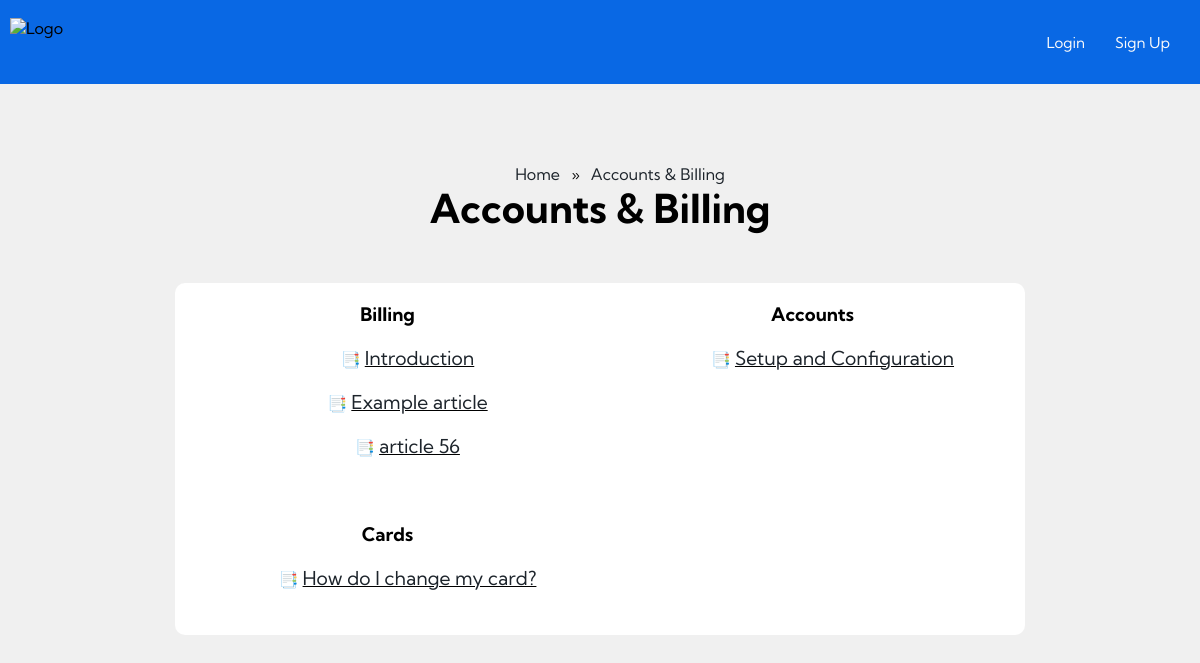
Page /help/accounts-billing on the committed database.
### helpcenterapp/models.py (models this page shows, shortened)
class Category(models.Model):
    name = models.CharField(max_length=30)
    description = models.CharField(max_length=80)
    image = models.ImageField(upload_to="uploads/", null=True, blank=True)
    slug  = models.SlugField(max_length=100, unique=True)
    parent_category = models.ForeignKey('self', on_delete=models.CASCADE, blank=True, null=True, related_name='subcategories')

class Article(models.Model):
    title = models.CharField(max_length=100)
    content = models.TextField()
    category = models.ForeignKey(Category, on_delete=models.CASCADE, related_name="articles")
    slug = models.SlugField(max_length=100, unique=True)

### helpcenterapp/views.py (the view)
# urls.py: path('help/<slug:slug>', views.ArticlesView.as_view(), name="articles"),
class ArticlesView(View):
    def get(self, request, slug):
        category = Category.objects.get(slug=slug)
        subcategories = category.subcategories.all()
        return render(request, "helpcenterapp/articles.html", {"category" : category, "subcategories":subcategories})

### helpcenterapp/templates/helpcenterapp/articles.html (shortened to what this page needs)
{% extends 'helpcenterapp/base.html' %}
{% load static %}
{% block css_url %}{% static 'helpcenterapp/articles.css' %}{% endblock css_url %}
{% block content %}
<div class="maindiv">
    <div class="breadcrumb">
        <ul>
            <li><a href="{% url 'helpcenter' %}">Home</a></li>
            <li><a>{{category.name}}</a></li>
        </ul>
    </div>
    <h2>{{category.name}}</h2>
    <div class="articles">
        {% for subcategory in subcategories %}
        <div class="subdiv">
        <h3>{{subcategory.name}}</h3>
        <ul>
            {% for article in subcategory.articles.all %}
            <li><a href="{% url 'article' slug=category.slug slug2=article.slug %}">{{ article.title }}</a></li>
            {% endfor %}
        </ul>
        </div>
        {% endfor %}
    </div>
</div>
{% endblock content %}

### helpcenterapp/static/helpcenterapp/nav.css (style rules this page uses)
* { margin: 0px; font-family: 'Kumbh Sans', sans-serif; }

### helpcenterapp/static/helpcenterapp/articles.css (style rules this page uses)
body { background-color: #f0f0f0; }
.breadcrumb { display: flex; flex-direction: row; }
.breadcrumb ul { list-style: none; display: flex; }
.breadcrumb a { font-size: 1rem; text-decoration: none; padding-left: 3px; padding-right: 3px; }
.breadcrumb li+li:before { padding: 8px; color: black; content: "\000BB"; }
.maindiv { padding-top: 5rem; display: flex; flex-direction: column; align-items: center; list-style-position: inside; }
h2 { font-size: 2.5rem; }
.articles { margin-top: 50px; height: auto; width: 90%; max-width: 850px; background-color: #fff; text-align: center; display: flex; flex-wrap: wrap; flex-direction: row; border-radius: 10px; }
.articles h3 { padding-top: 20px; }
.articles li { margin: 20px; text-decoration: underline; list-style: none; }
.subdiv { display: flex; flex-direction: column; width: 50%; padding-bottom: 25px; }
.articles li::before { content: "\1F4D1"; display: inline-block; width: 1em; margin-right: 0.5em; }
a { text-decoration: none; color: #1d242b; font-size: 1.2rem; font-weight: 400; }

### rows in the picture
Category: name "Accounts & Billing"
Category: name "Billing"
Article: title "Introduction"
Article: title "Example article"
Article: title "article 56"
Category: name "Accounts"
Article: title "Setup and Configuration"
Category: name "Cards"
Article: title "How do I change my card?"
